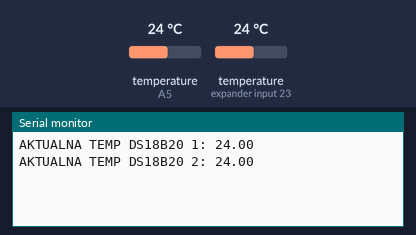
A program run on a simulated Arduino Uno, built with avr-gcc and run on an emulated ATmega328P. On the bench: the last lines printed to the serial monitor. The inputs (shaded band) are chosen by the test bench; at power-on: temperature (sensors on A5, expander input 23) 24 °C.

Above: at 1.9 s.
2.0 s: temperature (sensor on A5) set to 12 °C
At 3.4 s:
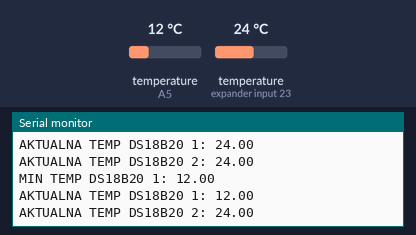
4.1 s: temperature (sensor on A5) set to 28 °C
At 5.5 s:
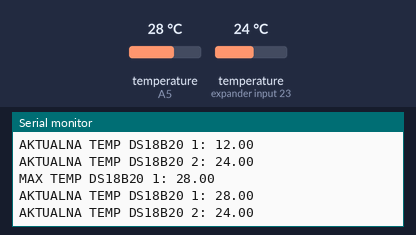
6.3 s: temperature (sensor on expander input 23) set to 12 °C
At 7.6 s:
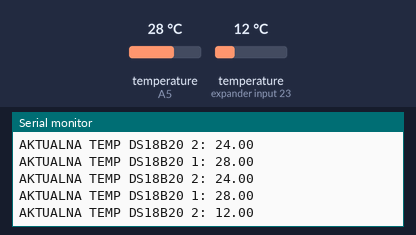
7.8 s: temperature (sensor on expander input 23) set to 19 °C
At 9.0 s:
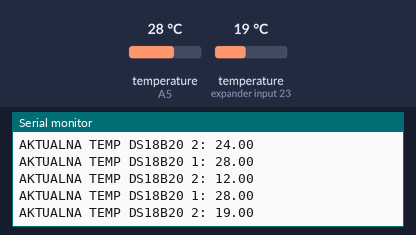
Timing chart, 0 to 10.3 s (numbered marks = the images above; inputs shaded):
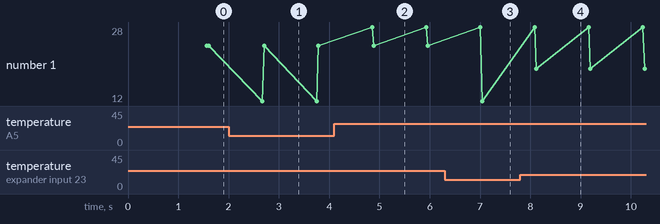

Measured:
- after the input at 2.0 s, the serial monitor: prints a new line after 0.65 s (image 1)
- after the input at 4.1 s, the serial monitor: prints a new line after 0.73 s (image 2)
- after the input at 6.3 s, the serial monitor: prints a new line after 0.74 s (image 3)
- after the input at 7.8 s, the serial monitor: prints a new line after 0.32 s (image 4)
- plotted number 1: 12 → 19 after the input at 7.8 s

The program:

main.cpp
```cpp
#include <Arduino.h>
#include <OneWire.h>
#include <DallasTemperature.h>

#define DS18B20PIN A5

OneWire oneWire = OneWire(DS18B20PIN);
DallasTemperature ds18b20(&oneWire);
float temp1 = 0, temp2 = 0;
float tempMax;
float tempMin;

void setup() {
  Serial.begin(9600);
  ds18b20.begin();
  ds18b20.requestTemperatures();
  tempMax = ds18b20.getTempCByIndex(0);
  tempMin = ds18b20.getTempCByIndex(0);
}

void loop() {
  ds18b20.requestTemperatures();
  temp1 = ds18b20.getTempCByIndex(0); //1 czujnik
  temp2 = ds18b20.getTempCByIndex(1); //odwolanie sie do drugiego podlaczonego czujnika
  if (temp1 > tempMax) {
    tempMax = temp1;
    Serial.println("MAX TEMP DS18B20 1: " + String(tempMax));
  }
  if (temp1 < tempMin) {
    tempMin = temp1;
    Serial.println("MIN TEMP DS18B20 1: " + String(tempMin));
  }
  Serial.println("AKTUALNA TEMP DS18B20 1: " + String(temp1));
  Serial.println("AKTUALNA TEMP DS18B20 2: " + String(temp2));

  delay(300);
}

/*********************************
 * ZAKRES PRACY : -50C : 150C
 * 4.7K ROWNOLEGLE OUTPUT, VCC
 * ADRES 1: 28 9E 73 AD F 0 0 F4
 * ADRES 2: 28 87 C1 AE F 0 0 7D
*********************************/
```
